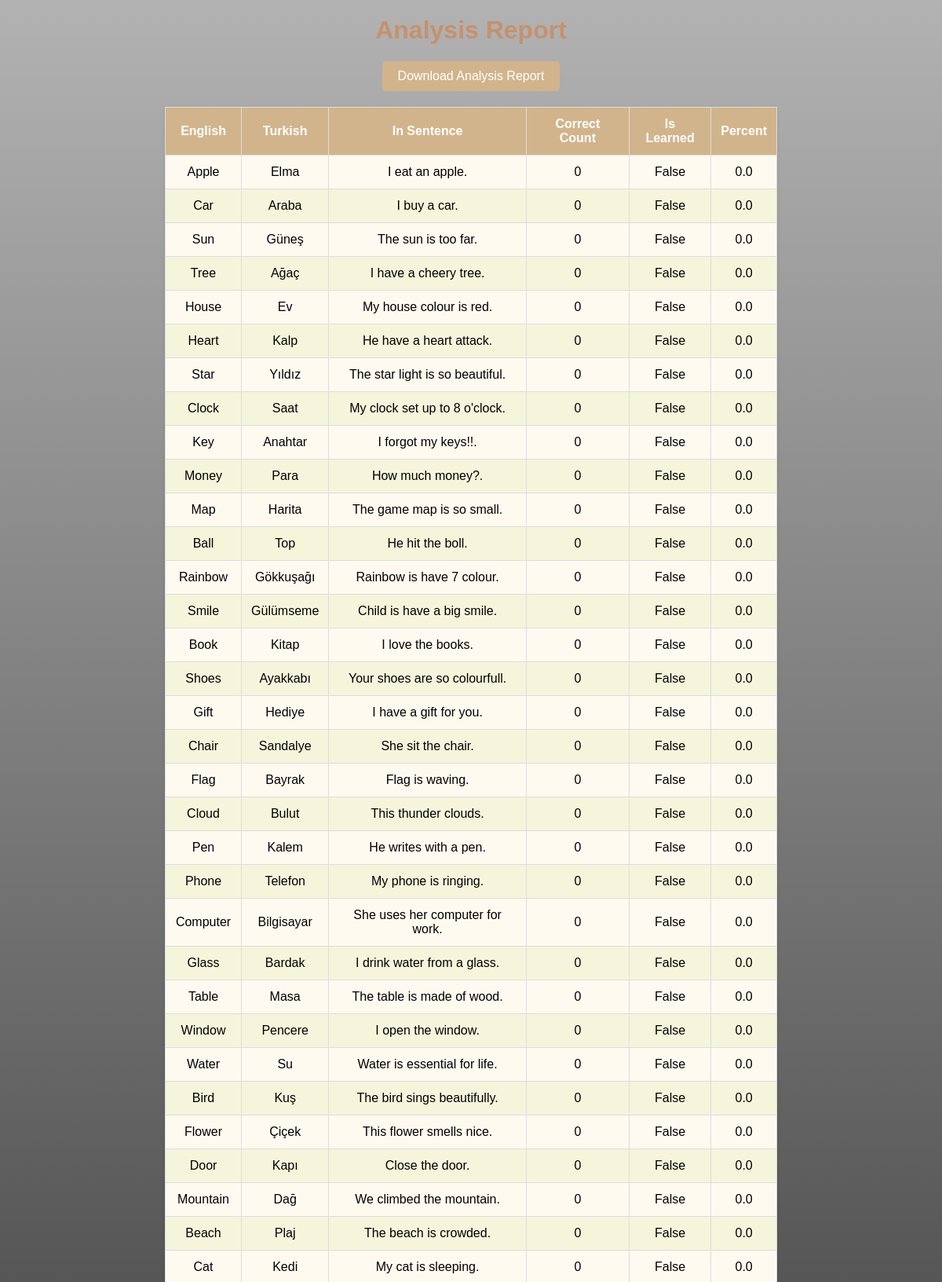
Screenshot of /language_app/analyze_report/ (signed in, upper part) with the database file from the repository.
### language_app/models.py (models this page shows)
class Words(models.Model):
    english = models.CharField(max_length=30, unique=True)
    turkish = models.CharField(max_length=30)
    in_sentence = models.CharField(max_length=200)
    img = models.ImageField(upload_to='words_imgs/')

### language_app/views.py (the view)
# urls.py: path('analyze_report/', views.get_analize_report, name='get_analize_report'),
@login_required(login_url=reverse_lazy("login"))
def get_analize_report(request):
    user = request.user
    userwords = UserWords.objects.filter(user_id=user.id)
    analise_datas = []
    total_percent = []
    for userword in userwords:
        analise_data = {}
        word = Words.objects.get(id=userword.word_id)
        analise_data["english"] = word.english
        analise_data["turkish"] = word.turkish
        analise_data["in_sentence"] = word.in_sentence
        analise_data["corect_count"] = userword.corect_count
        analise_data["is_learned"] = userword.is_learned
        percent = (userword.corect_count / 7) * 100
        total_percent.append(percent)
        analise_data["percent"] = float("{:.2f}".format(percent))
        analise_datas.append(analise_data)
    total_percent = sum(total_percent) / len(total_percent)
    analise_datas.append({"total_percent": total_percent})
    return render(request, "analize_report.html", {"analise_datas": analise_datas})

### language_app/templates/analize_report.html (shortened to what this page needs)
{% load static %}
<!DOCTYPE html>
<html lang="en">
<head>
    <link href="{% static 'css/analysis.css' %}" rel="stylesheet"/>
</head>
<body>
<h1>Analysis Report</h1>
<button type="button">Download Analysis Report</button>
<table>
    <thead>
    <tr>
        <th>English</th>
        <th>Turkish</th>
        <th>In Sentence</th>
        <th>Correct Count</th>
        <th>Is Learned</th>
        <th>Percent</th>
    </tr>
    </thead>
    <tbody id="data-list">
    {% for analisedata in analise_datas %}
        <tr>
        <td>{{ analisedata.english }}</td>
        <td>{{ analisedata.turkish }}</td>
        <td>{{ analisedata.in_sentence }}</td>
        <td>{{ analisedata.corect_count }}</td>
        <td>{{ analisedata.is_learned }}</td>
        <td>{{ analisedata.percent }}</td>
    {% endfor %}
    </tbody>
</table>
</body>

### language_app/static/css/analysis.css (style rules this page uses)
body { font-family: Arial, sans-serif; background: linear-gradient(to bottom, rgba(0, 0, 0, 0.3) 0%, rgba(0, 0, 0, 0.7) 75%, #000 100%), url("https://wallpapers.com/images/featured/big-ben-6fh31pzs6p6ryz4k.jpg"); background-size: cover; background-repeat: no-repeat; background-attachment: fixed; margin: 0; padding: 0; }
h1 { text-align: center; color: #c6916d; margin-top: 20px; font-size: 2em; }
table { width: 65%; margin: 20px auto; border-collapse: collapse; box-shadow: 0 2px 4px rgba(0, 0, 0, 0.1); background-color: #fffaf0; }
thead { background-color: #d2b48c; color: #fff; }
th, td { padding: 12px; text-align: center; border: 1px solid #ddd; }
tbody tr:nth-child(even) { background-color: #f5f5dc; }
button { display: block; margin: 20px auto; padding: 10px 20px; font-size: 1em; background-color: #d2b48c; color: #fff; border: none; border-radius: 5px; cursor: pointer; transition: background-color 0.3s ease; }

### rows the page displays
Words: english "Apple", turkish "Elma", in_sentence "I eat an apple."
Words: english "Car", turkish "Araba", in_sentence "I buy a car."
Words: english "Sun", turkish "Güneş", in_sentence "The sun is too far."
Words: english "Tree", turkish "Ağaç", in_sentence "I have a cheery tree."
Words: english "House", turkish "Ev", in_sentence "My house colour is red."
Words: english "Heart", turkish "Kalp", in_sentence "He have a heart attack."
Words: english "Star", turkish "Yıldız", in_sentence "The star light is so beautiful."
Words: english "Clock", turkish "Saat", in_sentence "My clock set up to 8 o'clock."
Words: english "Key", turkish "Anahtar", in_sentence "I forgot my keys!!."
Words: english "Money", turkish "Para", in_sentence "How much money?."
Words: english "Map", turkish "Harita", in_sentence "The game map is so small."
Words: english "Ball", turkish "Top", in_sentence "He hit the boll."
Words: english "Rainbow", turkish "Gökkuşağı", in_sentence "Rainbow is have 7 colour."
Words: english "Smile", turkish "Gülümseme", in_sentence "Child is have a big smile."
Words: english "Book", turkish "Kitap", in_sentence "I love the books."
Words: english "Shoes", turkish "Ayakkabı", in_sentence "Your shoes are so colourfull."
Words: english "Gift", turkish "Hediye", in_sentence "I have a gift for you."
Words: english "Chair", turkish "Sandalye", in_sentence "She sit the chair."
Words: english "Flag", turkish "Bayrak", in_sentence "Flag is waving."
Words: english "Cloud", turkish "Bulut", in_sentence "This thunder clouds."
Words: english "Pen", turkish "Kalem", in_sentence "He writes with a pen."
Words: english "Phone", turkish "Telefon", in_sentence "My phone is ringing."
Words: english "Computer", turkish "Bilgisayar", in_sentence "She uses her computer for work."
Words: english "Glass", turkish "Bardak", in_sentence "I drink water from a glass."
Words: english "Table", turkish "Masa", in_sentence "The table is made of wood."
Words: english "Window", turkish "Pencere", in_sentence "I open the window."
Words: english "Water", turkish "Su", in_sentence "Water is essential for life."
Words: english "Bird", turkish "Kuş", in_sentence "The bird sings beautifully."
Words: english "Flower", turkish "Çiçek", in_sentence "This flower smells nice."
Words: english "Door", turkish "Kapı", in_sentence "Close the door."
Words: english "Mountain", turkish "Dağ", in_sentence "We climbed the mountain."
Words: english "Beach", turkish "Plaj", in_sentence "The beach is crowded."
Words: english "Cat", turkish "Kedi", in_sentence "My cat is sleeping."

### other values shown
{{ analisedata.corect_count }} "0" "0" "0" "0" "0" "0" "0" "0" "0" "0" "0" "0" "0" "0" "0" "0" "0" "0" "0" "0" "0" "0" "0" "0" "0" "0" "0" "0" "0" "0" "0" "0" "0"
{{ analisedata.is_learned }} "False" "False" "False" "False" "False" "False" "False" "False" "False" "False" "False" "False" "False" "False" "False" "False" "False" "False" "False" "False" "False" "False" "False" "False" "False" "False" "False" "False" "False" "False" "False" "False" "False"
{{ analisedata.percent }} "0.0" "0.0" "0.0" "0.0" "0.0" "0.0" "0.0" "0.0" "0.0" "0.0" "0.0" "0.0" "0.0" "0.0" "0.0" "0.0" "0.0" "0.0" "0.0" "0.0" "0.0" "0.0" "0.0" "0.0" "0.0" "0.0" "0.0" "0.0" "0.0" "0.0" "0.0" "0.0" "0.0"
